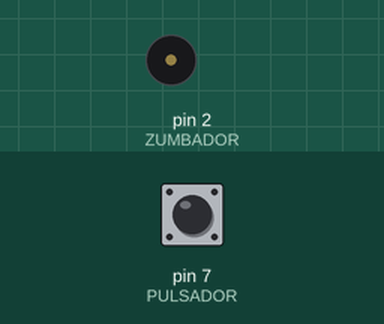
This sketch was run on a simulated Arduino Uno, built with avr-gcc and run on an emulated ATmega328P. Shown: buzzer (waves = sounding). The test bench sets the inputs (shaded band); at power-on: pin 7 (PULSADOR) HIGH.

Above: at 1.2 s.
1.3 s: pin 7 (PULSADOR) pulled LOW for 0.15 s
At 2.3 s:
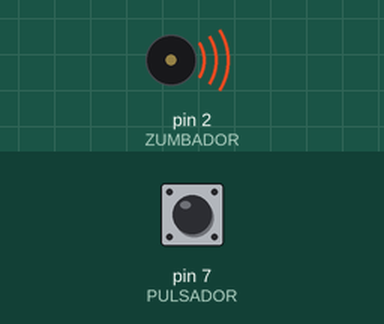
Timing chart, 0 to 8.1 s (numbered marks = the images above; inputs shaded):
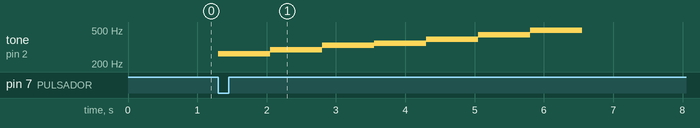

The sketch:

Reto_13.ino
```cpp
void setup() {
  //RETO 13
  //DO RE MI FA SOL LA SI EN EL ZUMBADOR DURANTE 5 SEGUNDOS
#define ZUMBADOR 2
#define PULSADOR 7
pinMode(ZUMBADOR, OUTPUT);
pinMode(PULSADOR, INPUT);
}

void loop() {
  if (digitalRead (PULSADOR) == LOW) //DEFINIMOS LA CONDICIONAL SI EL PULSADOR ES ACTIVADO ENCIENDA EL LED
  {
   tone (ZUMBADOR, 262); //DO
   delay(750);
   tone (ZUMBADOR, 294); //RE
   delay(750);
   tone (ZUMBADOR, 330); //MI
   delay(750);
   tone (ZUMBADOR, 349); //FA
   delay(750);
   tone (ZUMBADOR, 392); //SOL
   delay(750);
   tone (ZUMBADOR, 440); //LA
   delay(750);
   tone (ZUMBADOR, 494); //SI
   delay(750);

   noTone(ZUMBADOR); //SILENCIAR
}
  else
  {
  }
  }
```

Measured:
- after the input at 1.3 s, tone on pin 2 (ZUMBADOR): plays 262 Hz for 0.75 s, 294 Hz for 0.75 s, 330 Hz for 0.75 s, 349 Hz for 0.75 s, 392 Hz for 0.75 s, 440 Hz for 0.75 s … (7 notes in this stretch), starting at once
